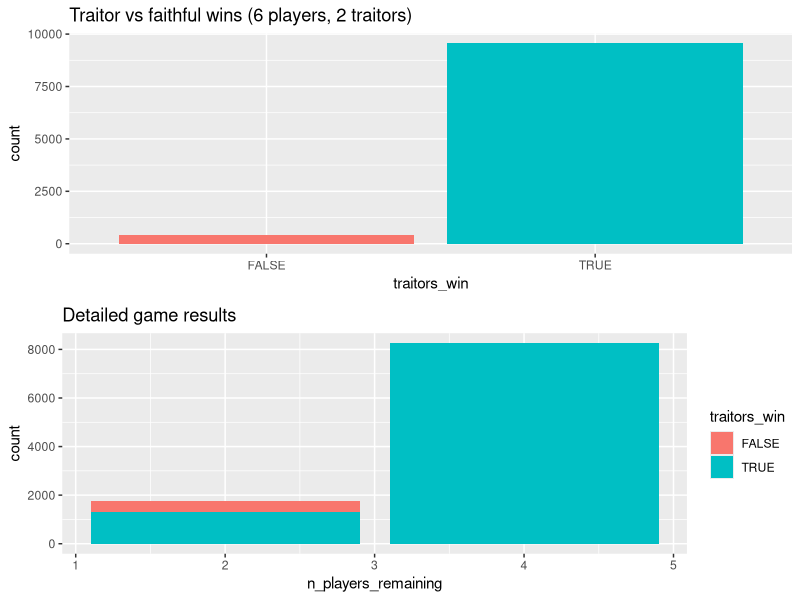
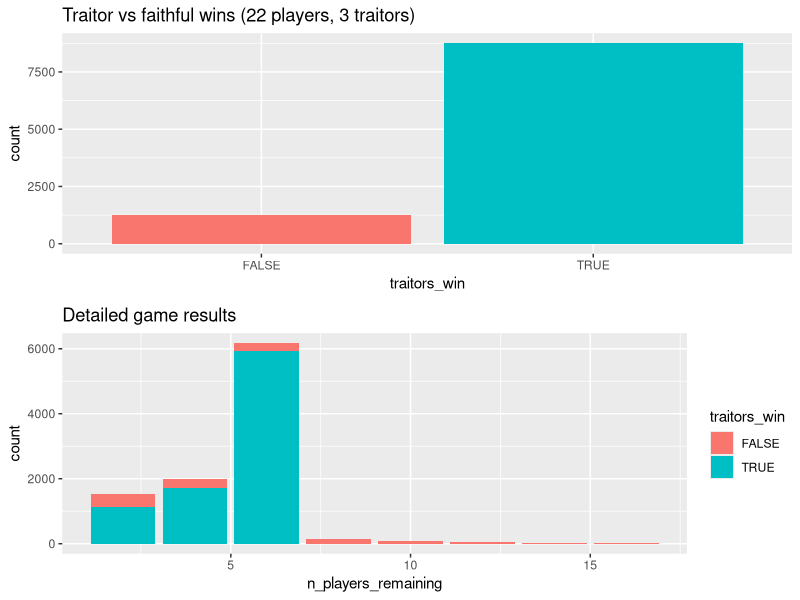
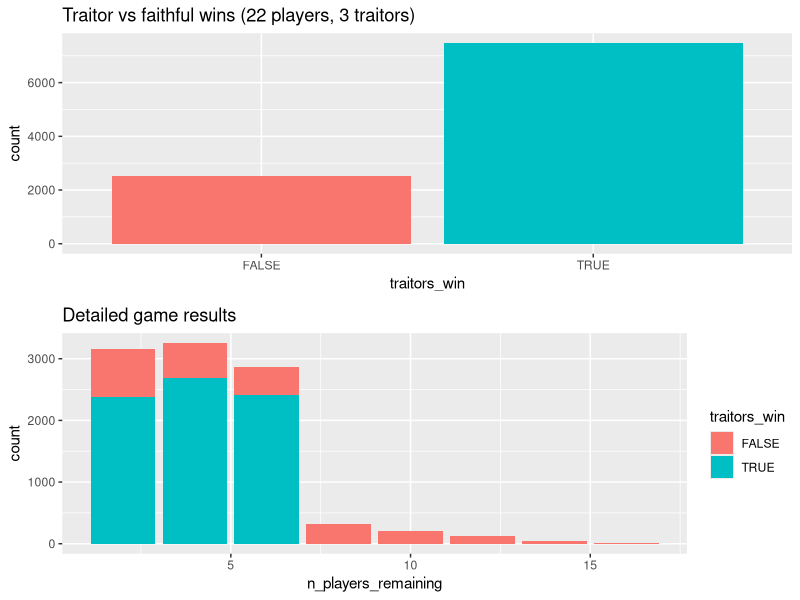
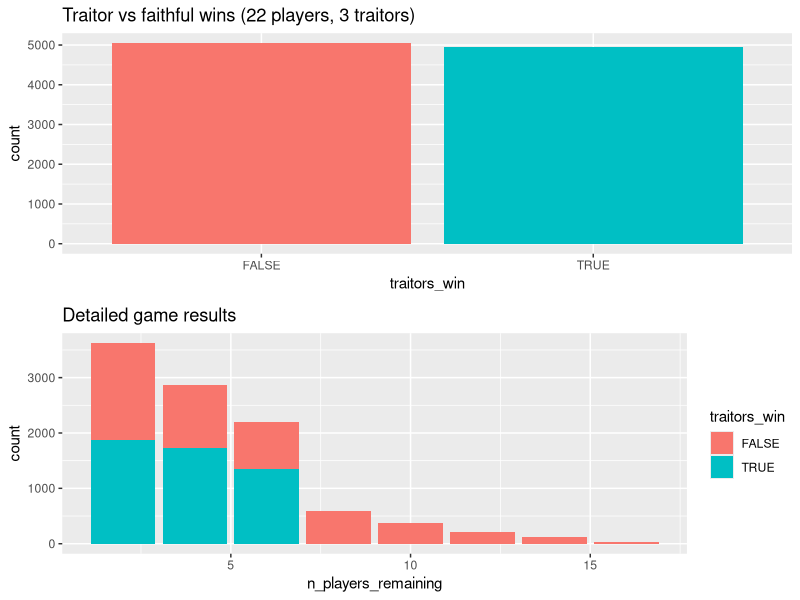

The R script that drew these images, in order:
## ---- chunk 1
set.seed(42)

ganging_up <- function(n_players, n_traitors) {
  # all vote for the same faithful
  rep(n_traitors + 1, n_traitors)
}

random_votes <- function(n_players, n_traitors) {
  # no clue, vote randomly
  sample(1:n_players, size = n_players - n_traitors, replace = TRUE)
}

game <- function(
    n_players = 6,
    n_traitors = 2,
    traitor_strategy = ganging_up,
    faithful_strategy = random_votes) {
  while (
    # The game ends when all traitors are exiled; or
    n_traitors > 0 &&
      # there are as many traitors as players
      n_players - n_traitors > n_traitors
  ) {
    # There's an implicit player index here:
    #  c(traitor, traitor, faithful, faithful, ..., faithful)
    # Traitors are always the leading elements in the index.

    votes <- rep(0, n_players)

    votes[1:n_traitors] <- traitor_strategy(n_players, n_traitors)
    votes[(n_traitors + 1):n_players] <- faithful_strategy(n_players, n_traitors)

    exiled <- which.max(tabulate(votes))

    if (exiled <= n_traitors) {
      n_traitors <- n_traitors - 1
    }

    n_players <- n_players - 2 # EXILE! MURDER!
  }

  list(n_players_remaining = n_players, n_traitors_remaining = n_traitors)
}

game()
## ---- chunk 2
#| warning: false
library(tidyverse)

sim_games <- function(..., .n_games = 10000) {
  1:.n_games |>
    map(\(x) game(...), .progress = TRUE) |>
    bind_rows() |>
    mutate(traitors_win = n_traitors_remaining > 0)
}

plot_game_results <- function(results, n_players, n_traitors) {
  gridExtra::grid.arrange(
    ggplot(results) +
      aes(x = traitors_win, fill = traitors_win) +
      geom_bar(show.legend = FALSE) +
      labs(title = sprintf("Traitor vs faithful wins (%s players, %s traitors)", n_players, n_traitors)),
    ggplot(results) +
      aes(x = n_players_remaining, fill = traitors_win) +
      geom_histogram(stat = "count") +
      labs(title = "Detailed game results")
  )
}

results <- sim_games(6, 2)
plot_game_results(results, 6, 2)
## ---- chunk 3
results <- sim_games(22, 3)
plot_game_results(results, 22, 3)
## ---- chunk 4
subtle_ganging_up <- function(n_players, n_traitors, vote_prob = 0.67) {
  n_faithful <- n_players - n_traitors
  weights <- rep((1 - vote_prob) / (n_faithful - 1), n_faithful)
  weights[1] <- vote_prob
  sample((n_traitors + 1):n_players, size = n_traitors, replace = TRUE, prob = weights)
}
## ---- chunk 5
results <- sim_games(n_players = 22, n_traitors = 3, traitor_strategy = subtle_ganging_up)
plot_game_results(results, 22, 3)
## ---- chunk 6
rising_accuracy <- function(n_players, n_traitors) {
  base_prob <- n_traitors / n_players
  hit_prob <- base_prob * 8^(1/n_players)  # increase by a factor that rises as game progresses
  miss_prob <- 1 - hit_prob
  weights <- rep(0, n_players)
  weights[1:n_traitors] <- hit_prob / n_traitors
  weights[(n_traitors + 1):n_players] <- miss_prob / (n_players - n_traitors)
  sample(1:n_players, size = n_players - n_traitors, replace = TRUE, prob = weights)
}
## ---- chunk 7
results <- sim_games(n_players = 22, n_traitors = 3, traitor_strategy = subtle_ganging_up, faithful_strategy=rising_accuracy)
plot_game_results(results, 22, 3)
